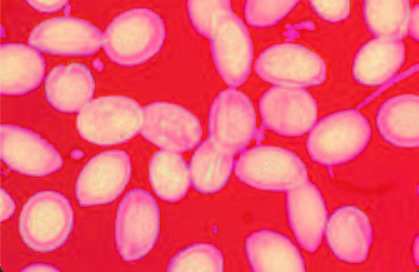
#> input picture Nomor1.jpg, 419 x 272 px, found by its file name
$ python 8_suplemen6_rotasi.py
#> lines starting #> are read from the running program, lines starting #| are printed output that depends on the picture
import cv2
import numpy as np
from matplotlib import pyplot as plt

imggambar = cv2.imread("./Nomor1.jpg", -1)
#> imggambar is the input picture: shape (272, 419, 3); mean B, G, R 110.3, 86.8, 240

rows, cols = imggambar.shape[:2]
#> rows = 272; cols = 419
M = cv2.getRotationMatrix2D((cols/2, rows/2), 90, 1)
imgrotasi = cv2.warpAffine(imggambar, M, (cols, rows))
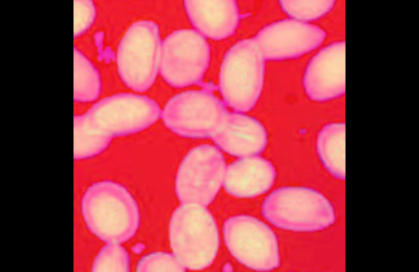
#> imgrotasi: shape (272, 419, 3); mean B, G, R 73.5, 58.6, 156.5
tampil_hor = np.concatenate((imggambar, imgrotasi), axis=1)
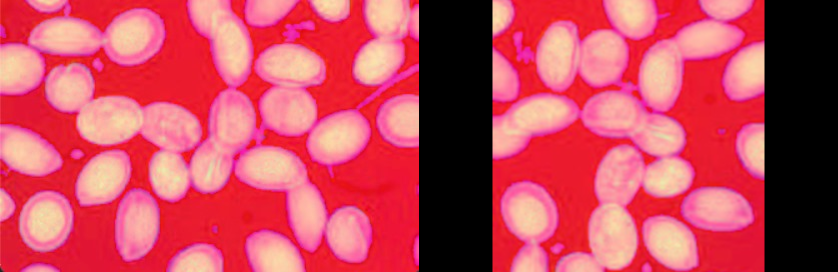
#> tampil_hor: shape (272, 838, 3); mean B, G, R 91.9, 72.7, 198.2
cv2.imshow('concatenated_Verti', tampil_hor)

cv2.waitKey(0)
cv2.destroyAllWindows

$ run again, with Nomor3.jpg copied over Nomor1.jpg
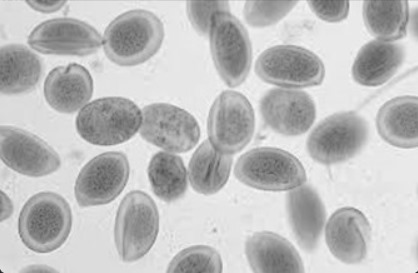
#> input picture Nomor3.jpg, 418 x 273 px, found by its file name
#> imggambar is the input picture: shape (273, 418, 3); mean B, G, R 190.1, 190.1, 190.1
#> `imgrotasi = cv2.warpAffine(imggambar, M, (cols, rows))`:
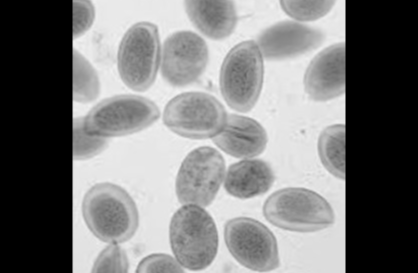
#> imgrotasi: shape (273, 418, 3); min 0, max 245, mean 123.4
#> `tampil_hor = np.concatenate((imggambar, imgrotasi), axis=1)`:
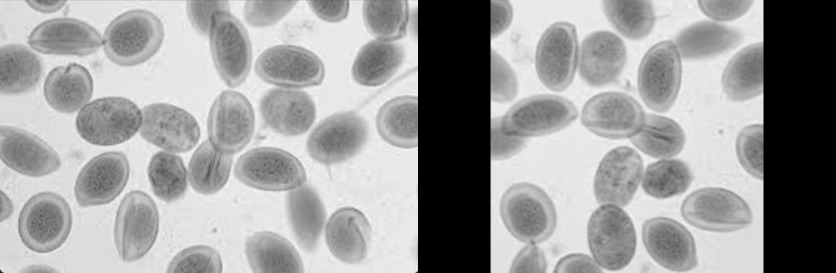
#> tampil_hor: shape (273, 836, 3); mean B, G, R 156.8, 156.8, 156.8
